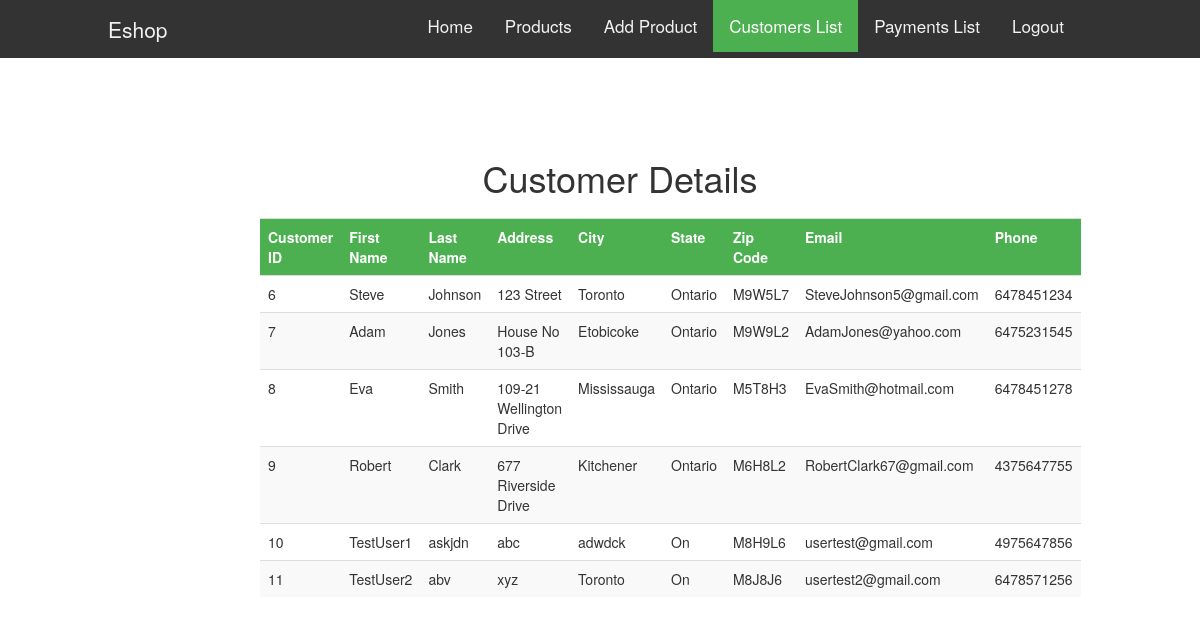
Page /customerList.php (signed in) on the committed database.
### tables this page shows
CREATE TABLE `customer` (
  `CustomerID` int(11) NOT NULL,
  `FirstName` varchar(25) NOT NULL,
  `LastName` varchar(25) NOT NULL,
  `Address` varchar(100) NOT NULL,
  `City` varchar(25) NOT NULL,
  `State` varchar(25) NOT NULL,
  `ZipCode` varchar(10) NOT NULL,
  `Email` varchar(50) NOT NULL,
  `Password` varchar(50) NOT NULL,
  `Phone` bigint(20) NOT NULL
);

### customerList.php (the view, shortened to what this page needs)
<!DOCTYPE html>
<html lang="en">
<head>
    <link rel="stylesheet" href="https://maxcdn.bootstrapcdn.com/bootstrap/3.4.1/css/bootstrap.min.css">
  <link rel="stylesheet" href="Styles/style.css">
</head>
<body>
<div class="topnav">
        <div>Eshop</div>
        <a href="logout.php">Logout</a>
        <a href="customerPayments.php">Payments List</a>
        <a class="active" href="customerList.php">Customers List</a>
        <a href="addProduct.php">Add Product</a>
        <a href="userProducts.php">Products</a>
        <a href="indexAdmin.php">Home</a>
    </div>
    <?php
    try {
            $dns = "mysql:host=localhost;dbname=project";
            $db = new PDO($dns, 'root', '');
            $db->setAttribute(PDO::ATTR_ERRMODE, PDO::ERRMODE_EXCEPTION);
            $sql = "Select * from Customer where FirstName not in ('admin');";
            $returnSelect = $db->query($sql);
            echo "<div class='outBox' style='margin-top:20px;height:350px;margin-left:200px;background-color:white;'>
            <h1 style='margin-bottom:20px;'>Customer Details</h1><table class='table table-striped table-hover'><tr><th>Customer ID</th><th>First Name</th>".
            "<th>Last Name</th><th>Address</th><th>City</th><th>State</th>".
            "<th>Zip Code</th><th>Email</th><th>Phone</th></tr>";
            while($rowArray = $returnSelect->fetch())
            {
                echo "<tr>".
                "<td>".$rowArray['CustomerID'] . "</td>" .
                "<td>".$rowArray['FirstName'] . "</td>" .
                "<td>".$rowArray['LastName'] . "</td>" .
                "<td>".$rowArray['Address'] . "</td>" .
                "<td>".$rowArray['City'] . "</td>" .
                "<td>".$rowArray['State'] . "</td>" .
                "<td>".$rowArray['ZipCode'] . "</td>" .
                "<td>".$rowArray['Email'] . "</td>" .
                "<td>".$rowArray['Phone'] . "</td>" .
                "</tr>";
            }
            echo "</table></div>";
        }
        catch(PDOException $e) {
            echo $e->getMessage();
          }
    ?>
</body>
</html>

### Styles/style.css (style rules this page uses)
.topnav { background-color: #333; overflow: hidden; padding-right: 10%; }
.topnav a { float: right; color: #f2f2f2; text-align: center; padding: 14px 16px; text-decoration: none; font-size: 17px; }
.topnav div { float: left; color: #f2f2f2; text-align: center; padding: 14px 16px; font-size: 21px; padding-left: 10%; }
.topnav a.active { background-color: #4CAF50; color: white; }
.outBox { background-color: #f7f6f2; width : 70%; height : 50px; padding : 5%; margin-left: 10%; margin-top: 5%; text-align: center; }

### customerList.php (style rules this page uses)
th { padding-top: 12px; padding-bottom: 12px; text-align: left; background-color: #4CAF50; color: white; }
td { text-align: left; }

### rows in the picture
customer: CustomerID "6", FirstName "Steve", LastName "Johnson", Address "123 Street", City "Toronto", State "Ontario", ZipCode "M9W5L7", Email "SteveJohnson5@gmail.com", Phone "6478451234"
customer: CustomerID "7", FirstName "Adam", LastName "Jones", Address "House No 103-B", City "Etobicoke", State "Ontario", ZipCode "M9W9L2", Email "AdamJones@yahoo.com", Phone "6475231545"
customer: CustomerID "8", FirstName "Eva", LastName "Smith", Address "109-21 Wellington Drive", City "Mississauga", State "Ontario", ZipCode "M5T8H3", Email "EvaSmith@hotmail.com", Phone "6478451278"
customer: CustomerID "9", FirstName "Robert", LastName "Clark", Address "677 Riverside Drive", City "Kitchener", State "Ontario", ZipCode "M6H8L2", Email "RobertClark67@gmail.com", Phone "4375647755"
customer: CustomerID "10", FirstName "TestUser1", LastName "askjdn", Address "abc", City "adwdck", State "On", ZipCode "M8H9L6", Email "usertest@gmail.com", Phone "4975647856"
customer: CustomerID "11", FirstName "TestUser2", LastName "abv", Address "xyz", City "Toronto", State "On", ZipCode "M8J8J6", Email "usertest2@gmail.com", Phone "6478571256"
